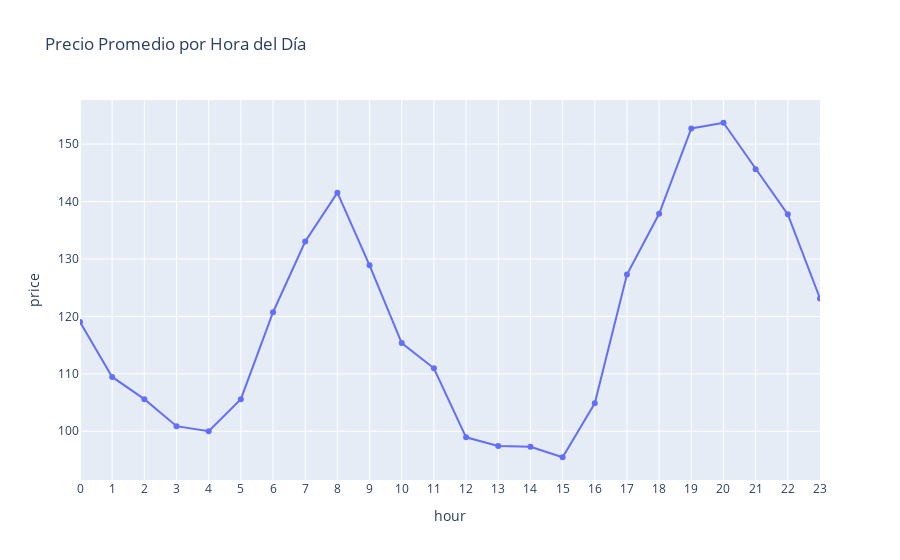
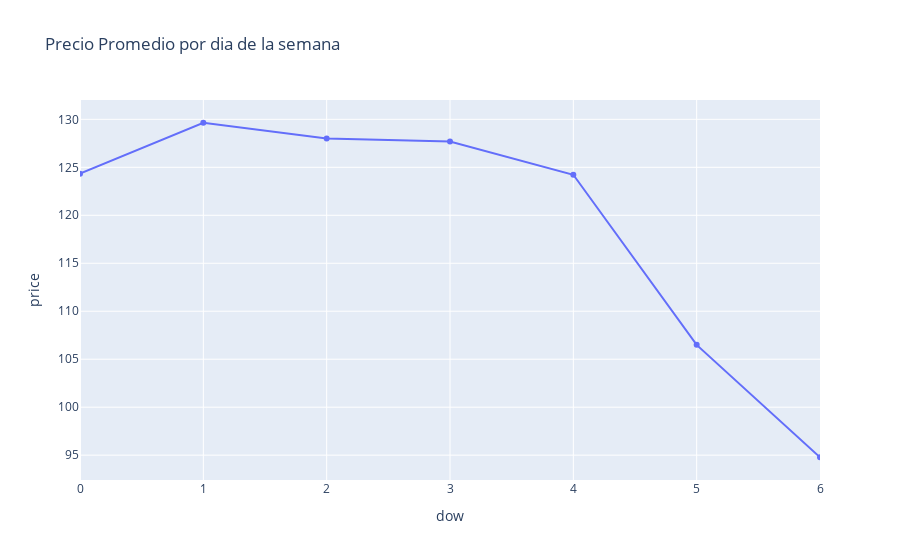
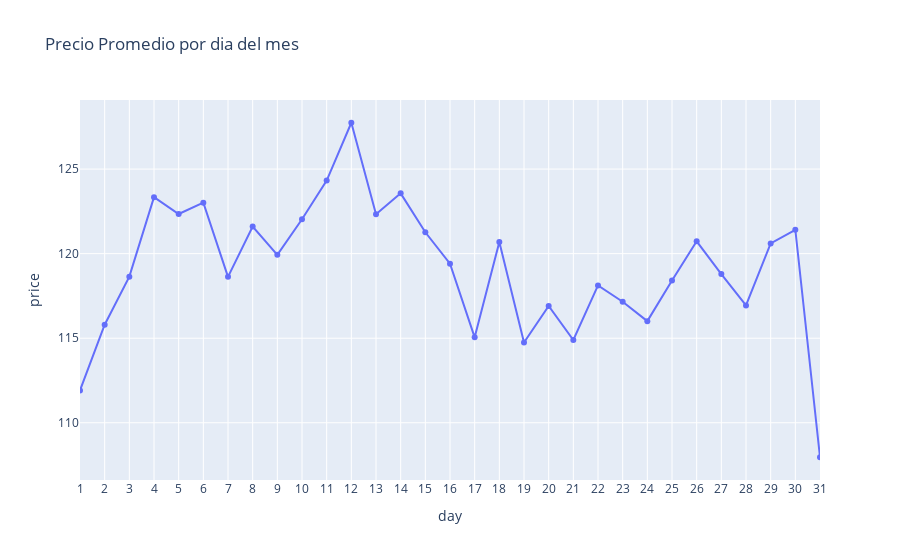

Source (notebook cell) for these figures, in order:
### Code cell
fig = px.line(
    hourly_profile, 
    x='hour', 
    y='price', 
    title="Precio Promedio por Hora del Día",
    markers=True
)
fig.update_xaxes(tickmode='linear', dtick=1, range=[0, 23])
fig.show()
fig = px.line(
    dow_profile, 
    x='dow', 
    y='price', 
    title="Precio Promedio por dia de la semana",
    markers=True
)
fig.update_xaxes(tickmode='linear', dtick=1, range=[0, 6])
fig.show()

fig = px.line(
    daily_profile, 
    x='day', 
    y='price', 
    title="Precio Promedio por dia del mes",
    markers=True
)
fig.update_xaxes(tickmode='linear', dtick=1, range=[1, 31])
fig.show()

### Figure 1 — Plotly figure (JSON) as saved in the notebook; plotly's stock layout.template omitted (floating-point values rounded to 4 significant figures)
{"data": [{"hovertemplate": "hour=%{x}<br>price=%{y}<extra></extra>", "legendgroup": "", "line": {"color": "#636efa", "dash": "solid"}, "marker": {"symbol": "circle"}, "mode": "lines+markers", "name": "", "orientation": "v", "showlegend": false, "type": "scatter", "x": [0, 1, 2, 3, 4, 5, 6, 7, 8, 9, 10, 11, 12, 13, 14, 15, 16, 17, 18, 19, 20, 21, 22, 23], "xaxis": "x", "y": [119.0, 109.5, 105.6, 100.9, 100.0, 105.6, 120.7, 133.0, 141.5, 128.9, 115.3, 111.0, 98.95, 97.44, 97.29, 95.48, 104.9, 127.3, 137.9, 152.7, 153.7, 145.6, 137.8, 123.1], "yaxis": "y"}], "layout": {"legend": {"tracegroupgap": 0}, "title": {"text": "Precio Promedio por Hora del Día"}, "xaxis": {"anchor": "y", "domain": [0, 1], "dtick": 1, "range": [0, 23], "tickmode": "linear", "title": {"text": "hour"}}, "yaxis": {"anchor": "x", "domain": [0, 1], "title": {"text": "price"}}}}

### Figure 2 — Plotly figure (JSON) as saved in the notebook; plotly's stock layout.template omitted (floating-point values rounded to 4 significant figures)
{"data": [{"hovertemplate": "dow=%{x}<br>price=%{y}<extra></extra>", "legendgroup": "", "line": {"color": "#636efa", "dash": "solid"}, "marker": {"symbol": "circle"}, "mode": "lines+markers", "name": "", "orientation": "v", "showlegend": false, "type": "scatter", "x": [0, 1, 2, 3, 4, 5, 6], "xaxis": "x", "y": [124.3, 129.6, 128.0, 127.7, 124.2, 106.5, 94.78], "yaxis": "y"}], "layout": {"legend": {"tracegroupgap": 0}, "title": {"text": "Precio Promedio por dia de la semana"}, "xaxis": {"anchor": "y", "domain": [0, 1], "dtick": 1, "range": [0, 6], "tickmode": "linear", "title": {"text": "dow"}}, "yaxis": {"anchor": "x", "domain": [0, 1], "title": {"text": "price"}}}}

### Figure 3 — Plotly figure (JSON) as saved in the notebook; plotly's stock layout.template omitted (floating-point values rounded to 4 significant figures)
{"data": [{"hovertemplate": "day=%{x}<br>price=%{y}<extra></extra>", "legendgroup": "", "line": {"color": "#636efa", "dash": "solid"}, "marker": {"symbol": "circle"}, "mode": "lines+markers", "name": "", "orientation": "v", "showlegend": false, "type": "scatter", "x": [1, 2, 3, 4, 5, 6, 7, 8, 9, 10, 11, 12, 13, 14, 15, 16, 17, 18, 19, 20, 21, 22, 23, 24, 25, 26, 27, 28, 29, 30, 31], "xaxis": "x", "y": [111.9, 115.8, 118.6, 123.3, 122.3, 123.0, 118.6, 121.6, 119.9, 122.0, 124.3, 127.7, 122.3, 123.6, 121.3, 119.4, 115.1, 120.7, 114.7, 116.9, 114.9, 118.1, 117.2, 116.0, 118.4, 120.7, 118.8, 116.9, 120.6, 121.4, 108.0], "yaxis": "y"}], "layout": {"legend": {"tracegroupgap": 0}, "title": {"text": "Precio Promedio por dia del mes"}, "xaxis": {"anchor": "y", "domain": [0, 1], "dtick": 1, "range": [1, 31], "tickmode": "linear", "title": {"text": "day"}}, "yaxis": {"anchor": "x", "domain": [0, 1], "title": {"text": "price"}}}}
